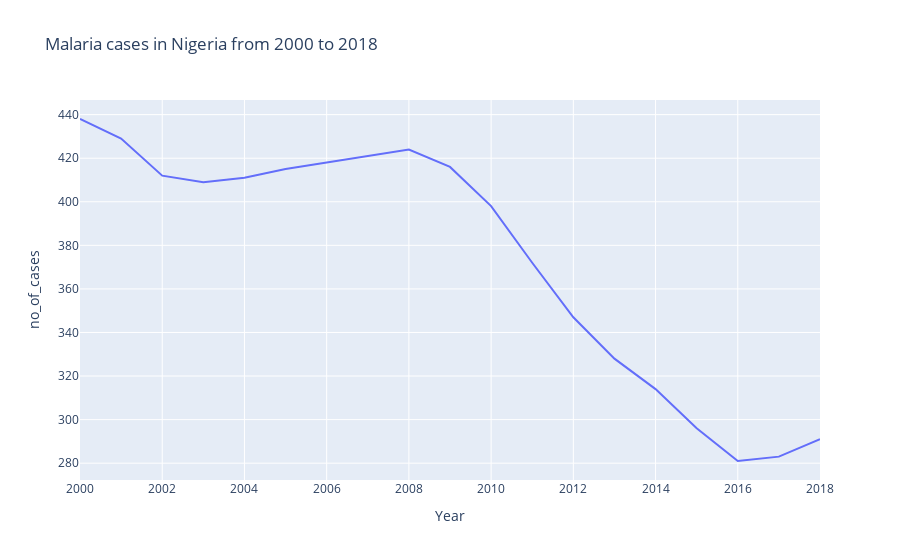

The notebook cell this image was saved under:
### Code cell
fig = px.line(Nigeria, x = 'Year',y ='no_of_cases', title = 'Malaria cases in Nigeria from 2000 to 2018')
fig.show()

### Figure 1 — Plotly figure (JSON) as saved in the notebook; plotly's stock layout.template omitted (floating-point values rounded to 4 significant figures)
{"data": [{"hovertemplate": "Year=%{x}<br>no_of_cases=%{y}<extra></extra>", "legendgroup": "", "line": {"color": "#636efa", "dash": "solid"}, "marker": {"symbol": "circle"}, "mode": "lines", "name": "", "orientation": "v", "showlegend": false, "type": "scatter", "x": [2018, 2017, 2016, 2015, 2014, 2013, 2012, 2011, 2010, 2009, 2008, 2007, 2006, 2005, 2004, 2003, 2002, 2001, 2000], "xaxis": "x", "y": [291, 283, 281, 296, 314, 328, 347, 372, 398, 416, 424, 421, 418, 415, 411, 409, 412, 429, 438], "yaxis": "y"}], "layout": {"legend": {"tracegroupgap": 0}, "title": {"text": "Malaria cases in Nigeria from 2000 to 2018"}, "xaxis": {"anchor": "y", "domain": [0.0, 1.0], "title": {"text": "Year"}}, "yaxis": {"anchor": "x", "domain": [0.0, 1.0], "title": {"text": "no_of_cases"}}}}
